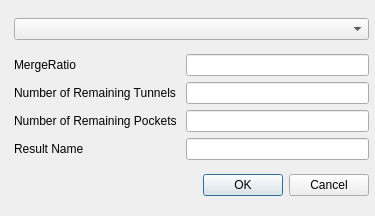
<?xml version="1.0" encoding="UTF-8"?>
<ui version="4.0">
 <class>CurationDialog</class>
 <widget class="QDialog" name="CurationDialog">
  <property name="geometry">
   <rect>
    <x>0</x>
    <y>0</y>
    <width>375</width>
    <height>216</height>
   </rect>
  </property>
  <property name="windowTitle">
   <string>Surface Curation</string>
  </property>
  <widget class="QWidget" name="layoutWidget">
   <property name="geometry">
    <rect>
     <x>14</x>
     <y>10</y>
     <width>355</width>
     <height>196</height>
    </rect>
   </property>
   <layout class="QVBoxLayout" name="verticalLayout">
    <item>
     <widget class="QComboBox" name="GeometryList"/>
    </item>
    <item>
     <layout class="QGridLayout" name="gridLayout">
      <item row="0" column="0">
       <widget class="QLabel" name="outputFile">
        <property name="text">
         <string>MergeRatio</string>
        </property>
       </widget>
      </item>
      <item row="0" column="1">
       <widget class="QLineEdit" name="MergeRatioEdit">
        <property name="text">
         <string/>
        </property>
       </widget>
      </item>
      <item row="1" column="0">
       <widget class="QLabel" name="outputSegmentsLabel">
        <property name="text">
         <string>Number of Remaining Tunnels </string>
        </property>
       </widget>
      </item>
      <item row="1" column="1">
       <widget class="QLineEdit" name="NumberTunnelsEdit">
        <property name="text">
         <string/>
        </property>
       </widget>
      </item>
      <item row="2" column="0">
       <widget class="QLabel" name="outputSegmentsLabel_2">
        <property name="text">
         <string>Number of Remaining Pockets </string>
        </property>
       </widget>
      </item>
      <item row="2" column="1">
       <widget class="QLineEdit" name="NumberPocketsEdit">
        <property name="text">
         <string/>
        </property>
       </widget>
      </item>
      <item row="3" column="0">
       <widget class="QLabel" name="label">
        <property name="text">
         <string>Result Name</string>
        </property>
       </widget>
      </item>
      <item row="3" column="1">
       <widget class="QLineEdit" name="ResultEdit"/>
      </item>
     </layout>
    </item>
    <item>
     <widget class="QDialogButtonBox" name="buttonBox">
      <property name="orientation">
       <enum>Qt::Horizontal</enum>
      </property>
      <property name="standardButtons">
       <set>QDialogButtonBox::Cancel|QDialogButtonBox::Ok</set>
      </property>
     </widget>
    </item>
   </layout>
  </widget>
 </widget>
 <resources/>
 <connections>
  <connection>
   <sender>buttonBox</sender>
   <signal>accepted()</signal>
   <receiver>CurationDialog</receiver>
   <slot>accept()</slot>
   <hints>
    <hint type="sourcelabel">
     <x>248</x>
     <y>254</y>
    </hint>
    <hint type="destinationlabel">
     <x>157</x>
     <y>274</y>
    </hint>
   </hints>
  </connection>
  <connection>
   <sender>buttonBox</sender>
   <signal>rejected()</signal>
   <receiver>CurationDialog</receiver>
   <slot>reject()</slot>
   <hints>
    <hint type="sourcelabel">
     <x>316</x>
     <y>260</y>
    </hint>
    <hint type="destinationlabel">
     <x>286</x>
     <y>274</y>
    </hint>
   </hints>
  </connection>
 </connections>
</ui>
